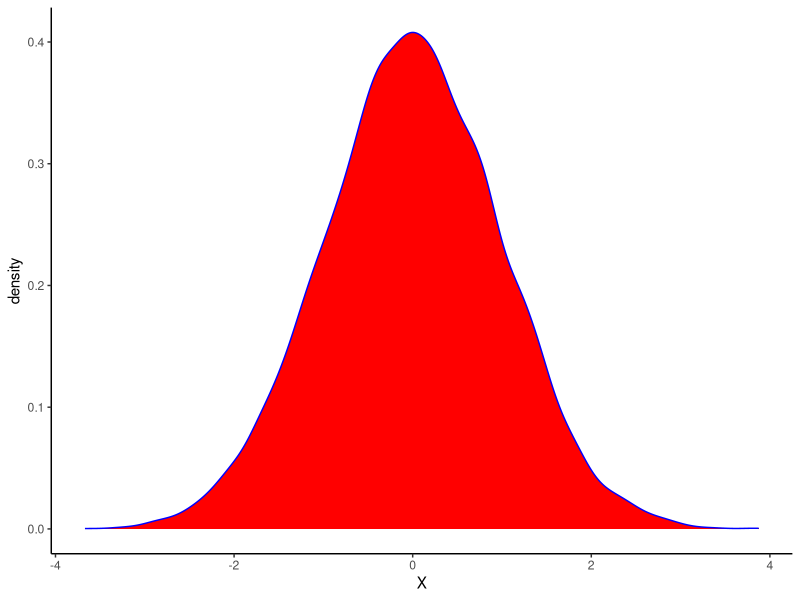

Here is the R script that generated this plot:
## ---- chunk 1
#| label: setup
#| include: FALSE
knitr::opts_chunk$set(echo = FALSE)
## ---- chunk 2
#| fig.align: 'center'
#| out.width: "30%"
# #| fig-cap: "Probability density function for a Gaussian distribution "
dat<-data.frame(a = rnorm(10000))
library(ggplot2)
ggplot(dat, aes(a))+geom_density(color="blue", fill="red") +theme_classic()+xlab("X")
